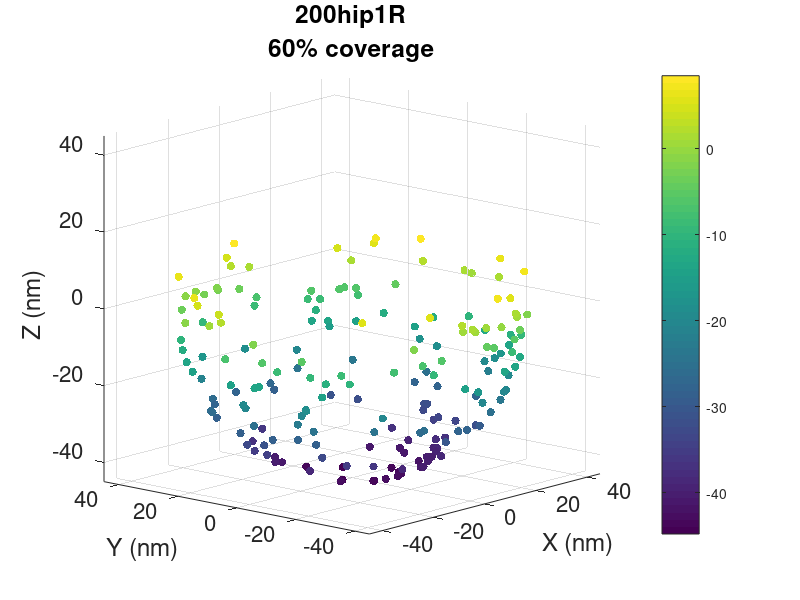

This chart was generated by the following MATLAB code: (Note: this script raises an error after producing the figure.)
%% Make spherical coordinates 

% this will take a given radius (and breadth of sphere) and nb points and
% give you a randomly generated set of points there. 

% in the right format, exported as a txt file. 

nbPoints = 200

fractionFilled = 0.6

orientationUpsideDown = true;

curRadius = 0.045

singleToAttach = 'hip1r';

saveToText = true;

% copy curRadius to nb datapoints. 

curRadii = [];
radii = repmat(curRadius,nbPoints,1);


azimuths = [];
% azimuth is the counterclockwise angle in the x-y plane measured in radians from the positive x-axis.
elevations = [];
% elevation is the elevation angle in radians from the x-y plane.

% randomly generate an azimuth and polarAngle

u = rand(nbPoints,1);

% v = rand(nbPoints,1); % full range
v = fractionFilled*rand(nbPoints,1); % partial sphere. 

% end

azimuths = 2*pi*u;

elevations = acos(2*v-1);


% elevation = 2*pi*rand(1)

% elevation = -pi*rand(1); % just hemisphere (lower)

% elevations = minElevation + (maxElevation-minElevation)*rand(nbPoints,1); % for arbitrary

% elevations(i) = elevation;



% or set it within a range. 
xs = [];
ys = [];
zs = [];

for i = 1:length(azimuths)
    
    xs(i) = curRadius * cos(azimuths(i))*sin(elevations(i));
    ys(i) = curRadius * sin(azimuths(i))*sin(elevations(i));
    zs(i) = curRadius * cos(elevations(i));
    
end

% flip sign if you want the fraction of sphere to be positive not neegative

if orientationUpsideDown
    
    zs = -zs;
end

% matlab version
% [xs,ys,zs] = sph2cart(azimuths, elevations, radii);


%% report it in a text file for cytosim to use

if saveToText
    
%   cd('/Users/makamats/Google Drive/drubin_lab/Modeling/cytosim_current/attach_coordinate_generation')
    fileID = fopen(['beadPointArray_' num2str(fractionFilled*100) ' x' num2str(nbPoints) '.txt'],'w');
      
    fprintf(fileID, 'point0 = 0 0 0, %3f \n', curRadius);

    for i = 1:nbPoints
        
        fprintf(fileID, 'point%i = %3f %3f %3f, , %s \n', i, xs(i), ys(i), zs(i), singleToAttach);
        
    end
    
    fclose(fileID);
end
figure(1); clf;
scatter3(xs*1000,ys*1000,-zs*1000, [], -zs*1000, 'filled')
xlim([-curRadius*1000, curRadius*1000])
ylim([-curRadius*1000, curRadius*1000])
zlim([-curRadius*1000, curRadius*1000])

set(gca,'FontSize',16)
xlabel('X (nm)')
ylabel('Y (nm)')
zlabel('Z (nm)')

view([-49 13])

title({[num2str(nbPoints) 'hip1R'];[num2str(fractionFilled*100) '% coverage']})


c = colorbar;
c.Label.String = 'Z (nm)';

caxis([-45 0])
% caxislabel('Z (nm)')

saveCurGraphs([num2str(nbPoints) 'hip1r ' num2str(fractionFilled*100) 'percent'],1)
% plot3D(z,y,z)
figure(2); clf;
subplot(2,3,1)
hist(elevations)
title('elevations')

subplot(2,3,2)
hist(azimuths)
title('azimuths')

subplot(2,3,3)
hist(radii)
title('radii')

subplot(2,3,4)
hist(zs)
title('zs')

subplot(2,3,5)
hist(xs)
title('xs')

subplot(2,3,6)
hist(ys)
title('ys')

 